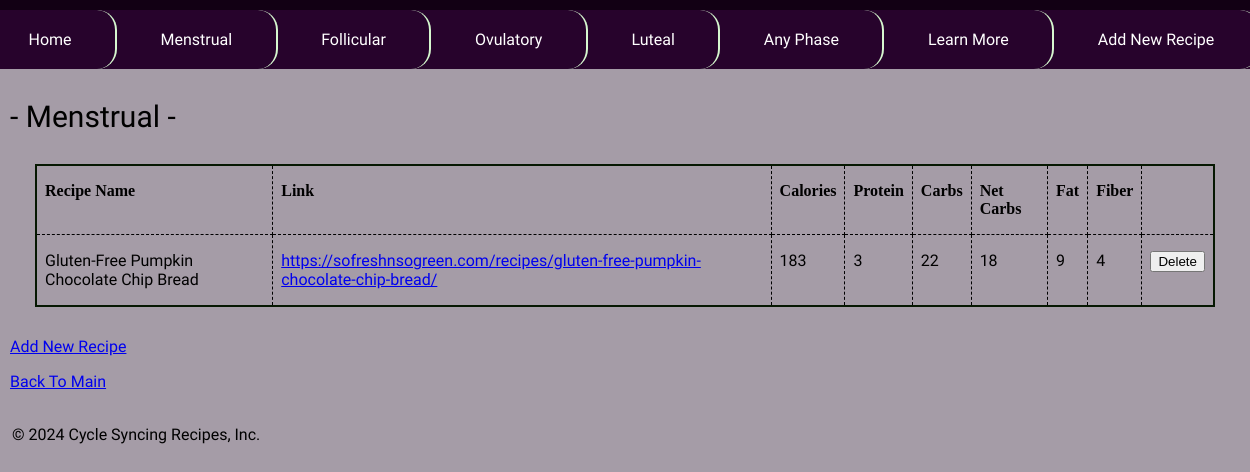
The app's page /recipe_list.php with its own data.
### tables this page shows
CREATE TABLE `phases` (
  `phaseID` int(11) NOT NULL,
  `phase_name` text NOT NULL
);

CREATE TABLE `recipes` (
  `recipe_ID` int(11) NOT NULL,
  `phase_ID` int(11) NOT NULL,
  `recipe_name` text NOT NULL,
  `recipe_link` text NOT NULL,
  `ingredients` text NOT NULL DEFAULT 'not sure yet',
  `calories` int(11) DEFAULT NULL,
  `protein` int(11) DEFAULT NULL,
  `carbs` int(11) DEFAULT NULL,
  `fat` int(11) DEFAULT NULL,
  `fiber` int(11) DEFAULT NULL,
  `net_carbs` int(11) DEFAULT NULL,
  `meal_type_ID` int(11) DEFAULT NULL
);

### model/get_phase.php (called while the page is built, shortened)
<?php
class PhaseDB {
    public function getPhases() {
        $db = Database::getDB();
        $query = 'SELECT * FROM phases
                  ORDER BY phaseID';
        $result = $db->query($query);
        $phases = array();
        foreach ($result as $row) {
            $phase = new Phase();
            $phase->setID($row['phaseID']);
            $phase->setName($row['phase_name']);
            $phases[] = $phase;
        }
        return $phases;
    }
    public function getPhase($phase_id) {
        $db = Database::getDB();
        $query = "SELECT * FROM phases
                  WHERE phaseID = '$phase_id'";
        try {
            $statement = $db->query($query);
            $row = $statement->fetch();
            $phase = new Phase();
            $phase->setID($row['phaseID']);
            $phase->setName($row['phase_name']);
            return $phase;
        } catch (Exception $e) {
            echo 'Error: ' . $e->getMessage();
            return null;
        }
    }
}
?>

### setup.php (called while the page is built, shortened)
<?php
require_once('model/phase.php');
require_once('model/get_phase.php');
require_once('model/recipe.php');
require_once('model/get_recipe.php');
$phaseDB = new PhaseDB();
$recipeDB = new RecipeDB();
$phase_id = filter_input(INPUT_GET, 'phase_id', FILTER_VALIDATE_INT);
if ($phase_id === null || $phase_id === false) {
    $phase_id = 1;
}
$current_phase = $phaseDB->getPhase($phase_id);
$phases = $phaseDB->getPhases();
$recipes = $recipeDB->getRecipesByPhase($phase_id);
?>

### model/phase.php (called while the page is built)
<?php
class Phase {
    private $id;
    private $name;
    public function __construct() {
        $this->id = 0;
        $this->name = '';
    }
    public function getID() {
        return $this->id;
    }
    public function setID($value) {
        $this->id = $value;
    }
    public function getName() {
        return $this->name;
    }
    public function setName($value) {
        $this->name = $value;
    }
}
?>

### model/get_recipe.php (called while the page is built, shortened)
<?php
class RecipeDB {
    public function getRecipesByPhase($phase_id) {
        $db = Database::getDB();
        $phaseDB = new PhaseDB();
        $phase = $phaseDB->getPhase($phase_id);
        $query = "SELECT * FROM recipes
                  WHERE phase_ID = '$phase_id'
                  ORDER BY recipe_ID";
        $result = $db->query($query);
        $recipes = array();
        foreach ($result as $row) {
            $recipe = new Recipe();
            $recipe->setPhase($phase);
            $recipe->setId($row['recipe_ID']);
            $recipe->setLink($row['recipe_link']);
            $recipe->setName($row['recipe_name']);
            $recipe->setCalories($row['calories']);
            $recipe->setProtein($row['protein']);
            $recipe->setCarbs($row['carbs']);
            $recipe->setFat($row['fat']);
            $recipe->setFiber($row['fiber']);
            $recipe->setNet_Carbs($row['net_carbs']);
            $recipes[] = $recipe;
        }
        return $recipes;
    }
}
?>

### model/recipe.php (called while the page is built, shortened)
<?php
class Recipe {
    private $phase, $id, $name, $link, $calories, $protein, $carbs, $fat, $fiber, $net_carbs;
    public function __construct() {
        $this->name = '';
        $this->link = '';
        $this->calories = 0;
        $this->protein = 0;
        $this->carbs = 0;
        $this->fat = 0;
        $this->fiber = 0;
        $this->net_carbs = 0;
    }
    public function getName() {
        return $this->name;
    }
    public function setName($value) {
        $this->name = $value;
    }
    public function getLink() {
        return $this->link;
    }
    public function setLink($value) {
        $this-> link = $value;
    }
    public function getCalories() {
        $formatted_cals = number_format($this->calories, 0);
        return $formatted_cals;
    }
    public function setCalories($value) {
        $this->calories = $value;
    }
    public function getProtein() {
        $formatted_protein = number_format($this->protein, 0);
        return $formatted_protein;
    }
    public function setProtein($value) {
        $this-> protein = $value;
    }
    public function getCarbs() {
        $formatted_carbs = number_format($this->carbs, 0);
        return $formatted_carbs;
    }
    public function setCarbs($value) {
        $this-> carbs = $value;
    }
    public function getFat() {
        $formatted_fat = number_format($this->fat, 0);
        return $formatted_fat;
    }
    public function setFat($value) {
        $this-> fat = $value;
    }
    public function getFiber() {
        $formatted_fiber = number_format($this->fiber, 0);
        return $formatted_fiber;
    }
    public function setFiber($value) {
        $this-> fiber = $value;
    }
    public function getNet_Carbs() {
        $formatted_net_carbs = number_format($this->net_carbs, 0);
        return $formatted_net_carbs;
    }
    public function setNet_Carbs($value) {
        $this-> net_carbs = $value;
    }
}
?>

### recipe_list.php (the view, shortened to what this page needs)
<?php include 'view/header.php'; ?>
<?php include 'view/navbar.php'; ?>
<?php include 'setup.php'; ?>
    <body class = "inside">
        <section>
        <h1 id = "phase_name">- <?php echo $phaseDB->getPhase($phase_id)->getName(); ?> -</h1>
        <table>
            <tr>
                <th>Recipe Name</th>
                <th>Link</th>
                <th class="right">Calories</th>
                <th class="right">Protein</th>
                <th class="right">Carbs</th>
                <th class="right">Net Carbs</th>
                <th class="right">Fat</th>
                <th class="right">Fiber</th>
                <th>&nbsp;</th>
            </tr>
            <?php foreach ($recipes as $recipe) : ?>
            <tr>
                <td><?php echo $recipe -> getName(); ?></td>
                <td><a target="_blank" href = "<?php echo $recipe -> getLink() ?>"><?php echo $recipe -> getLink() ?></a></td>
                <td><?php echo $recipe -> getCalories(); ?></td>
                <td><?php echo $recipe -> getProtein(); ?></td>
                <td><?php echo $recipe -> getCarbs(); ?></td>
                <td><?php echo $recipe -> getNet_Carbs(); ?></td>
                <td><?php echo $recipe -> getFat(); ?></td>
                <td><?php echo $recipe -> getFiber(); ?></td>
                <td><form action="." method="post"
                          id="delete_product_form">
                    <input type="submit" value="Delete">
                </form></td>
            </tr>
            <?php endforeach; ?>
        </table>
        <p><a href="recipe_list.php?phase_id=<?php echo $phase->getID(); ?>">Add New Recipe</a></p>
        <p><a href="/GitHub/Cycle-Syncing-Recipes/index.php">Back To Main</a></p>
    </section>
    </body>
<?php include 'view/footer.php'; ?>

### view/header.php (shortened to what this page needs)
<!DOCTYPE html>
<html class = "outside">
    <head>
        <link rel = "stylesheet" type="text/css" href="main.css"/>
    </head>

### view/navbar.php
<?php include 'setup.php'; ?>
<nav class = "navbar">
    <ul class = "navbar">
        <li><a class = "navbar" href="/GitHub/Cycle-Syncing-Recipes/index.php">Home</a></li>
        <li class = "navbar" >
            <?php foreach ($phases as $phase) : ?>
            <li><a class = "navbar" href="recipe_list.php?phase_id=<?php echo $phase->getID(); ?>">
                    <?php echo $phase->getName(); ?>
                </a>
            </li>
            <?php endforeach; ?>
        </li>
        <li><a class = "navbar" href="research.php">Learn More</a></li>
        <li><a class = "navbar" href="add_new_recipe.php">Add New Recipe</a></li>
    </ul>
    </nav>

### view/footer.php
    <footer>
        <p>&copy; <?php echo date("Y"); ?> Cycle Syncing Recipes, Inc.</p>
    </footer>
</html>

### main.css (style rules this page uses)
.outside { background-color: #120014; }
html { display: flex; flex-direction: column; align-items: center; }
body:not(nav) { background-color: #a59ca7; border-color: #061802; border-radius: 10px; min-width: 80rem; max-width: 80rem; min-height: 36rem; margin: 10px; }
h1, h2, h3, h4, h5, h6, p, label { padding-left: 25px; }
h1, h2, h3 { font-family: "Rowdies", sans-serif; font-weight: lighter; }
p, li, td, pre { font-family: "Inconsolata", monospace; font-size: medium; }
#phase_name { font-size: 30px; }
nav { margin-bottom: 30px; border-radius: 20px 0px; }
ul { list-style-type: none; margin: 0; padding: 0; overflow: hidden; }
ul.navbar { background-color: #27032c; }
li.navbar { float: left; }
li a.navbar { float: left; display: block; color: white; text-align: center; padding: 20px 43.5px; text-decoration: none; border-right: 2px solid #d6f8cf; border-radius: 20px; }
table { margin: 30px 50px; border: 2px solid #061802; border-collapse: collapse; border-radius: 5px; }
td, th { border: 1px dashed black; padding: 1em .5em 1em .5em; vertical-align: top; text-align: left; }
footer { padding: 2px; }

### records on screen
phases: phase_name "Menstrual"
phases: phase_name "Follicular"
phases: phase_name "Ovulatory"
phases: phase_name "Luteal"
phases: phase_name "Any Phase"
recipes: recipe_name "Gluten-Free Pumpkin Chocolate Chip Bread", recipe_link "https://sofreshnsogreen.com/recipes/gluten-free-pumpkin-chocolate-chip-bread/", calories "183", protein "3", carbs "22", net_carbs "18", fat "9", fiber "4"
